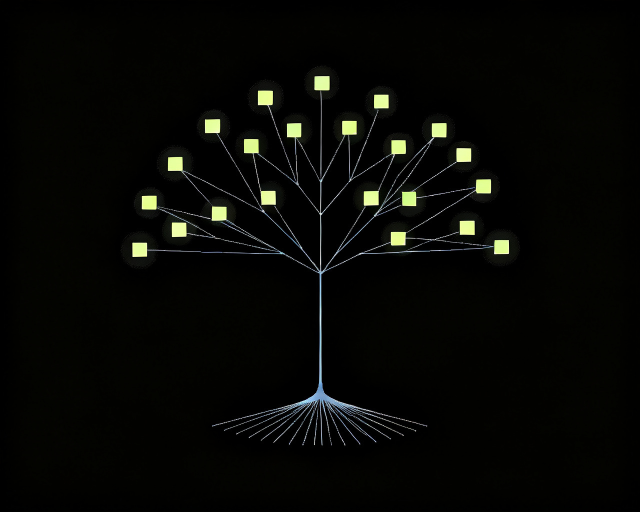
#> input picture assets/tree-source.jpeg, 1280 x 1024 px, found by its file name (shown at 1/2 size)
$ python mark.py
#> lines starting #> are read from the running program, lines starting #| are printed output that depends on the picture
#!/usr/bin/env python3
"""Compose the Egregore mark: a generated tree-of-life node graph, ringed by a
deterministic zodiac wheel. Ring geometry, glyphs and packets are drawn here so
they are exact by construction rather than left to an image generator."""
import math
from PIL import Image, ImageDraw, ImageFont, ImageFilter, ImageChops

S = 2                      # supersample factor
W = H = 800 * S            # logical 800x800
C = (W // 2, H // 2)

CYAN = (53, 230, 255)
MAGENTA = (255, 53, 200)
AMBER = (255, 154, 60)
GREEN = (77, 255, 158)
GLYPH_COLOURS = [CYAN, MAGENTA]

R_TICK = 372 * S
R_OUT = 350 * S
R_IN = 292 * S
R_GLYPH = 321 * S
R_TREE = 292 * S

SIGNS = "\u2648\u2649\u264a\u264b\u264c\u264d\u264e\u264f\u2650\u2651\u2652\u2653"
NAMES = ["Aries", "Taurus", "Gemini", "Cancer", "Leo", "Virgo",
         "Libra", "Scorpio", "Sagittarius", "Capricorn", "Aquarius", "Pisces"]


def polar(r, deg):
    a = math.radians(deg - 90.0)
    return (C[0] + r * math.cos(a), C[1] + r * math.sin(a))


def ring(d, r, colour, width):
    d.ellipse([C[0] - r, C[1] - r, C[0] + r, C[1] + r], outline=colour, width=width)


# ---- crisp layer -----------------------------------------------------------
crisp = Image.new("RGBA", (W, H), (0, 0, 0, 0))
#> crisp: PIL image 1600x1600 RGBA; every value is 0
d = ImageDraw.Draw(crisp)

ring(d, R_OUT, CYAN + (210,), 3 * S)
ring(d, R_IN, CYAN + (170,), 2 * S)
ring(d, R_TICK - 6 * S, MAGENTA + (140,), 2 * S)

for i in range(360):
    r1 = R_TICK - (16 * S if i % 30 == 0 else 9 * S if i % 10 == 0 else 4 * S)
    d.line([polar(r1, i), polar(R_TICK, i)],
           fill=(CYAN if i % 30 == 0 else (110, 120, 140)) + (200,), width=1 * S)

for i in range(12):
    a = i * 30
    d.line([polar(R_IN, a), polar(R_OUT, a)],
           fill=(80, 92, 112, 170), width=1 * S)

font_size = int(44 * S)
font = ImageFont.truetype("/usr/share/fonts/truetype/DejaVuSans.ttf", font_size)
label_font = ImageFont.truetype("/usr/share/fonts/truetype/NotoSansMono-Regular.ttf", int(9 * S))

for i, ch in enumerate(SIGNS):
    a = i * 30 + 15
    x, y = polar(R_GLYPH, a)
    col = GLYPH_COLOURS[i % 2]
    d.text((x, y), ch, font=font, fill=col + (255,), anchor="mm")

# packets: determinstic spokes leaving the tree for the ring
for i, (a, r0, r1, col) in enumerate([
    (12, 258, 300, AMBER), (43, 262, 330, CYAN), (77, 255, 288, AMBER),
    (118, 260, 340, CYAN), (149, 252, 296, AMBER), (186, 264, 336, GREEN),
    (214, 258, 300, AMBER), (247, 260, 344, CYAN), (281, 253, 292, AMBER),
    (312, 262, 338, CYAN), (343, 256, 302, AMBER), (81, 264, 348, MAGENTA),
]):
    p0, p1 = polar(r0 * S, a), polar(r1 * S, a)
    d.line([p0, p1], fill=col + (170,), width=1 * S)
    for k, t in enumerate((0.55, 0.78, 1.0)):
        x = p0[0] + (p1[0] - p0[0]) * t
        y = p0[1] + (p1[1] - p0[1]) * t
        s = (2.6 - k * 0.6) * S
        d.rectangle([x - s, y - s, x + s, y + s], fill=col + (255 - k * 55,))

# ---- ground + glow ---------------------------------------------------------
base = Image.new("RGB", (W, H), (0, 0, 0))
#> base: PIL image 1600x1600 RGB; every value is 0
glow = crisp.filter(ImageFilter.GaussianBlur(7 * S))
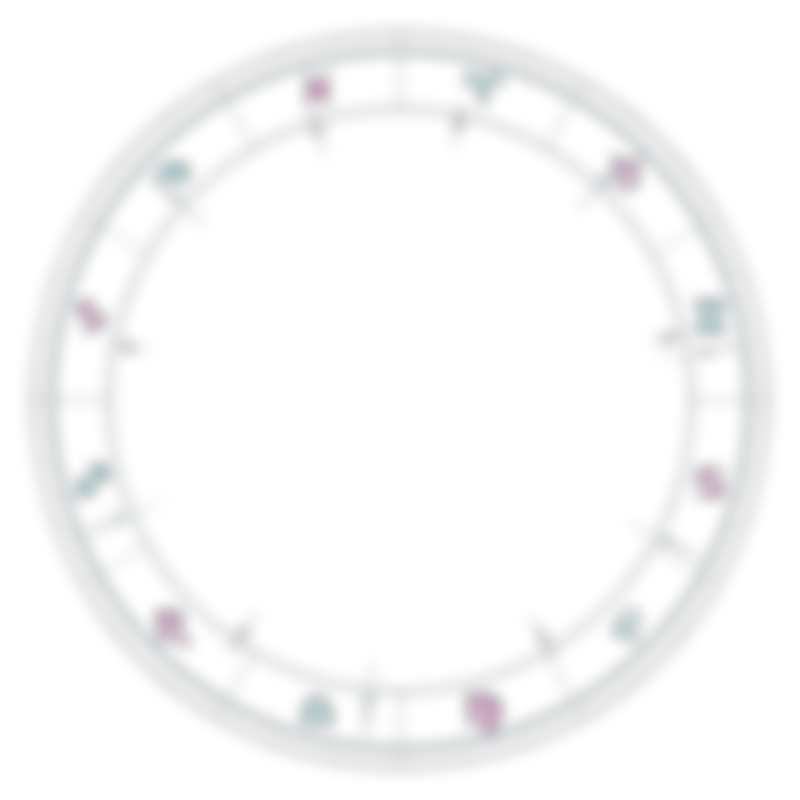
#> glow: PIL image 1600x1600 RGBA (shown at 1/2 size); mean R, G, B, A 4.3, 5.6, 7.7, 6.5; transparent parts drawn white
base = ImageChops.add(base, glow.convert("RGB"))
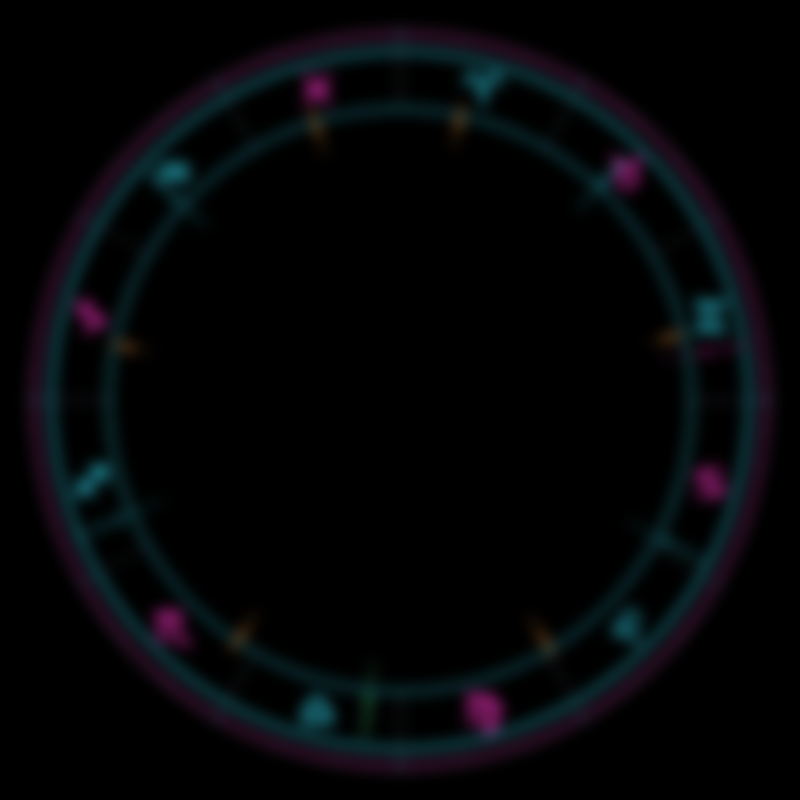
#> base: PIL image 1600x1600 RGB (shown at 1/2 size); mean R, G, B 4.3, 5.6, 7.7
base.paste(crisp, (0, 0), crisp)
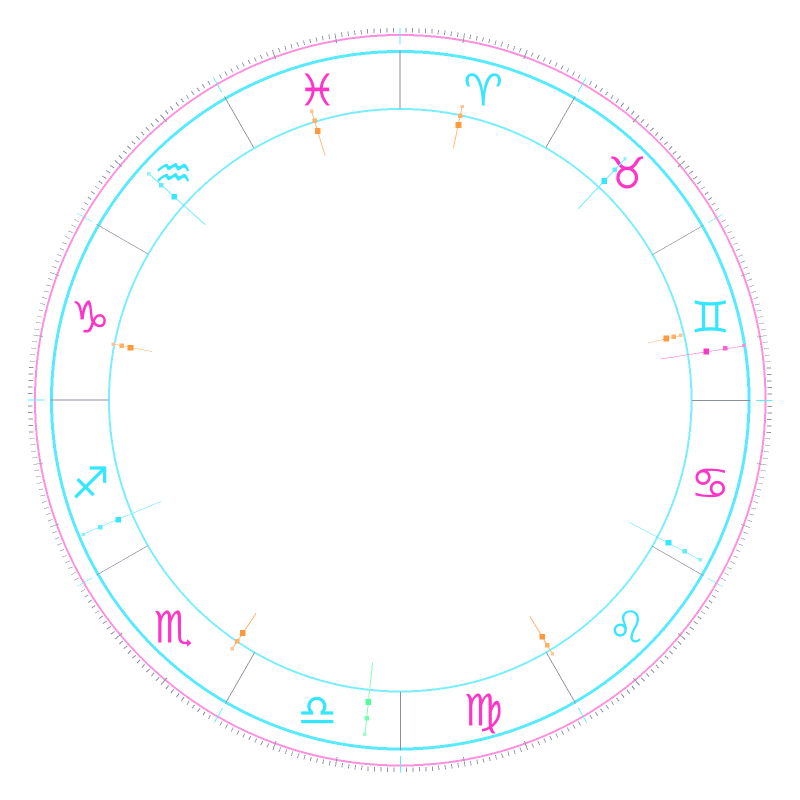
#> crisp: PIL image 1600x1600 RGBA (shown at 1/2 size); mean R, G, B, A 4.3, 5.6, 7.7, 6.5; transparent parts drawn white
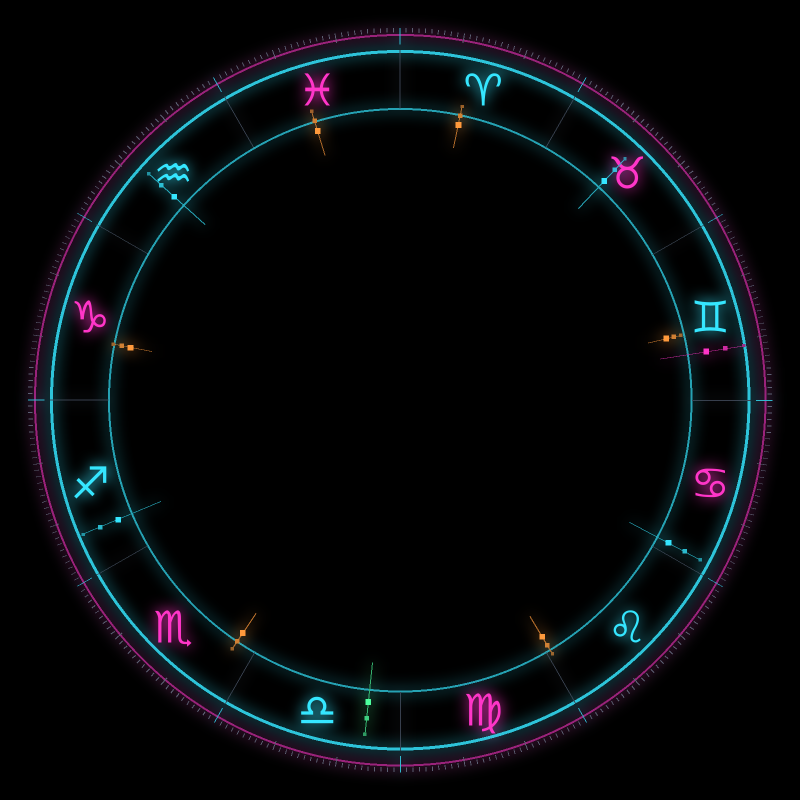
#> base: PIL image 1600x1600 RGB (shown at 1/2 size); mean R, G, B 6.8, 9.2, 12.3

# ---- the generated tree ----------------------------------------------------
tree = Image.open("assets/tree-source.jpeg").convert("RGB")
#> tree is the input picture: PIL image 1280x1024 RGB; mean R, G, B 7.2, 7.8, 5
tw = int(556 * S)
th = int(tw * tree.height / tree.width)
#> th = 889
tree = tree.resize((tw, th), Image.LANCZOS)
#> tree: PIL image 1112x889 RGB

mask = Image.new("L", (tw, th), 0)
#> mask: PIL image 1112x889 L; every value is 0
md = ImageDraw.Draw(mask)
cx, cy = tw / 2, th / 2
#> cx = 556; cy = 444.5
fade_in, fade_out = R_TREE * 0.80, R_TREE
steps = 90
for k in range(steps):
    r = fade_out * (1 - k / steps)
    alpha = 255 if r <= fade_in else int(255 * (1 - (r - fade_in) / (fade_out - fade_in)))
    md.ellipse([cx - r, cy - r, cx + r, cy + r], fill=alpha)

base.paste(tree, (C[0] - tw // 2, C[1] - th // 2), mask)
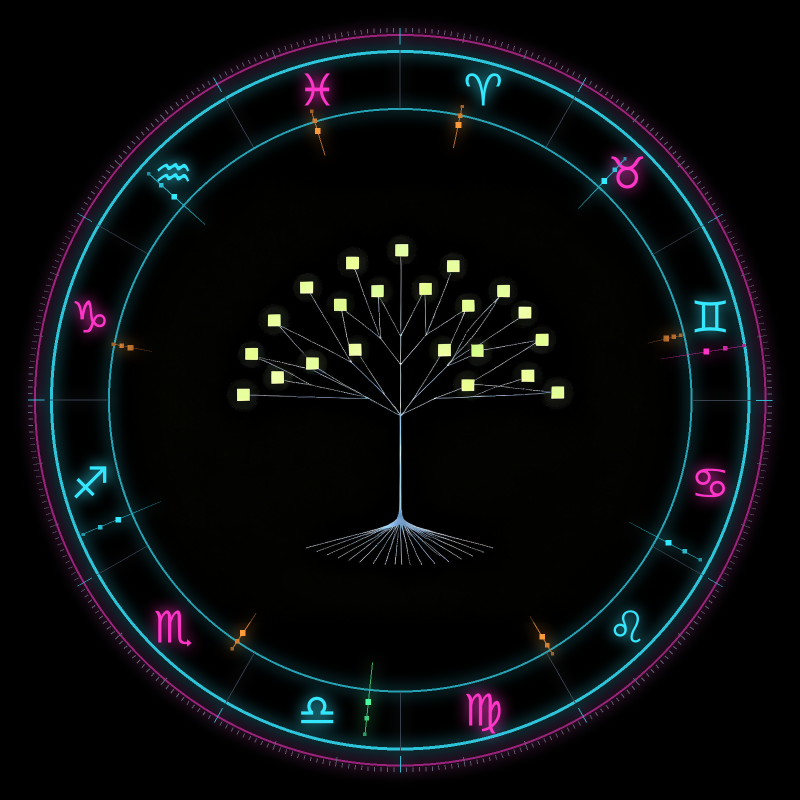
#> base: PIL image 1600x1600 RGB (shown at 1/2 size); mean R, G, B 9.4, 12, 14.2

# ---- scanlines + downscale -------------------------------------------------
scan = Image.new("L", (W, H), 0)
#> scan: PIL image 1600x1600 L; every value is 0
sd = ImageDraw.Draw(scan)
for y in range(0, H, 4 * S):
    sd.line([(0, y), (W, y)], fill=26, width=1 * S)
base = Image.composite(Image.new("RGB", (W, H), (0, 0, 0)), base, scan)

out = base.resize((W // S, H // S), Image.LANCZOS)
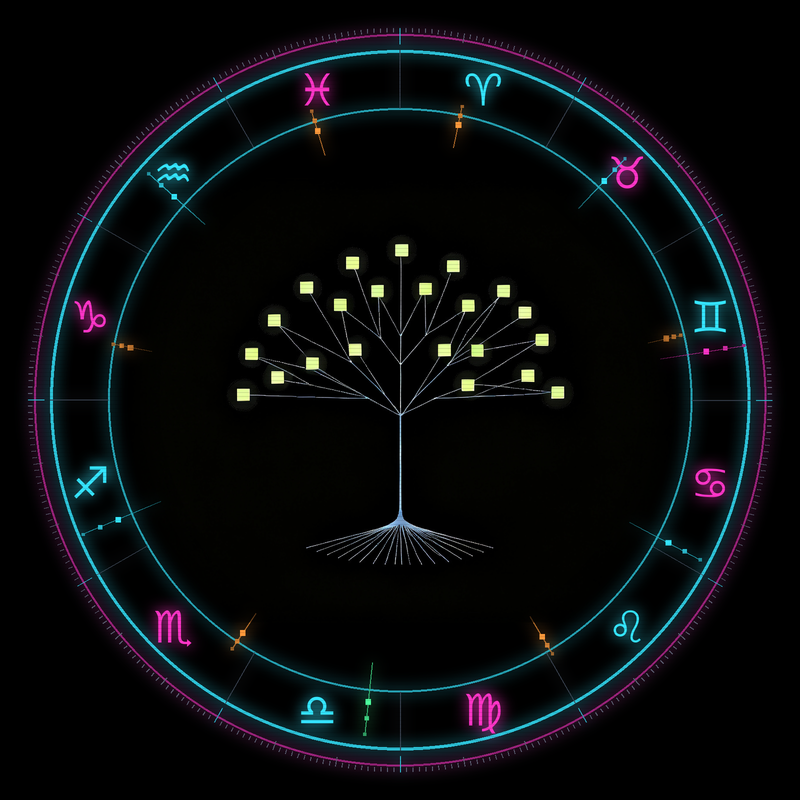
#> out: PIL image 800x800 RGB; mean R, G, B 9.2, 11.7, 13.9
out.save("assets/egregore.png")
print("wrote assets/egregore.png", out.size)
#| wrote assets/egregore.png (800, 800)
